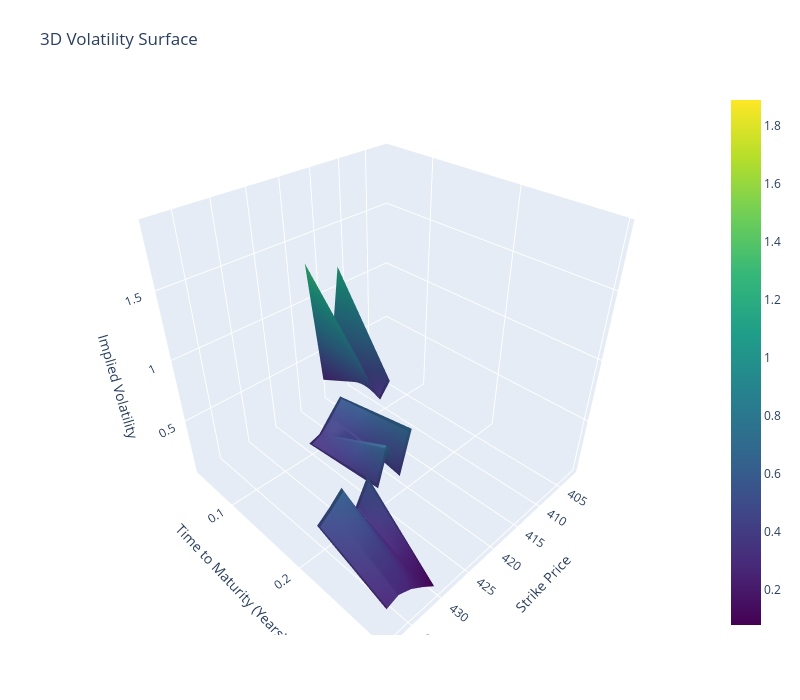

The cell this chart's notebook holds for it:
### Markdown cell above
**Reasoning**:
The previous step successfully interpolated the volatility surface with multiple maturities. Now, to fulfill the subtask requirement for a '3D volatility surface,' I will create an interactive 3D surface plot using Plotly, displaying the `interpolated_vol_surface` against `strike_grid` and `ttm_grid`.

### Code cell
import plotly.graph_objects as go

# 1. Create an interactive 3D volatility surface plot
fig = go.Figure(data=[go.Surface(
    z=interpolated_vols_for_plot,
    x=interpolated_strike_grid_for_plot,
    y=interpolated_ttm_grid_for_plot,
    colorscale='Viridis' # Choose a colorscale
)])

fig.update_layout(
    title='3D Volatility Surface',
    scene=dict(
        xaxis_title='Strike Price',
        yaxis_title='Time to Maturity (Years)',
        zaxis_title='Implied Volatility'
    ),
    autosize=False,
    width=800,
    height=700,
    margin=dict(l=65, r=50, b=65, t=90)
)

fig.show()
print("Interactive 3D Volatility Surface plot displayed.")

### Figure 1 — Plotly figure (JSON) as saved in the notebook; plotly's stock layout.template omitted (floating-point values rounded to 4 significant figures)
{"data": [{"colorscale": [[0, "#440154"], [0.1111, "#482878"], [0.2222, "#3e4989"], [0.3333, "#31688e"], [0.4444, "#26828e"], [0.5556, "#1f9e89"], [0.6667, "#35b779"], [0.7778, "#6ece58"], [0.8889, "#b5de2b"], [1, "#fde725"]], "type": "surface", "x": [[402, 406, 410, 412, 414, 416, 418, 420, 422, 424, 426, 428, 430, 432, 434, 436, 438, 440, 444, 446, 448], [402, 406, 410, 412, 414, 416, 418, 420, 422, 424, 426, 428, 430, 432, 434, 436, 438, 440, 444, 446, 448], [402, 406, 410, 412, 414, 416, 418, 420, 422, 424, 426, 428, 430, 432, 434, 436, 438, 440, 444, 446, 448], [402, 406, 410, 412, 414, 416, 418, 420, 422, 424, 426, 428, 430, 432, 434, 436, 438, 440, 444, 446, 448]], "y": [[0.04658, 0.04658, 0.04658, 0.04658, 0.04658, 0.04658, 0.04658, 0.04658, 0.04658, 0.04658, 0.04658, 0.04658, 0.04658, 0.04658, 0.04658, 0.04658, 0.04658, 0.04658, 0.04658, 0.04658, 0.04658], [0.1233, 0.1233, 0.1233, 0.1233, 0.1233, 0.1233, 0.1233, 0.1233, 0.1233, 0.1233, 0.1233, 0.1233, 0.1233, 0.1233, 0.1233, 0.1233, 0.1233, 0.1233, 0.1233, 0.1233, 0.1233], [0.2192, 0.2192, 0.2192, 0.2192, 0.2192, 0.2192, 0.2192, 0.2192, 0.2192, 0.2192, 0.2192, 0.2192, 0.2192, 0.2192, 0.2192, 0.2192, 0.2192, 0.2192, 0.2192, 0.2192, 0.2192], [0.2959, 0.2959, 0.2959, 0.2959, 0.2959, 0.2959, 0.2959, 0.2959, 0.2959, 0.2959, 0.2959, 0.2959, 0.2959, 0.2959, 0.2959, 0.2959, 0.2959, 0.2959, 0.2959, 0.2959, 0.2959]], "z": [[1.89, 1.512, 1.826, 1.189, 0.5014, 0.2652, 1.407, null, null, null, null, null, null, null, null, null, null, null, null, null, null], [null, null, null, 0.4085, 0.305, 0.5282, 0.7448, 0.7245, 0.5762, 0.4695, 0.3584, 0.3258, null, null, null, null, null, null, null, null, null], [null, null, null, null, null, null, null, null, 0.7002, 0.3557, 0.6971, 0.3673, 0.5883, 0.4018, 0.6392, 0.5469, 0.47, null, null, null, null], [null, null, null, null, null, null, null, null, null, null, null, null, 0.07922, 0.1703, 0.2513, 0.2981, 0.2629, 0.2649, 0.2257, 0.1136, 0.4787]]}], "layout": {"autosize": false, "height": 700, "margin": {"b": 65, "l": 65, "r": 50, "t": 90}, "scene": {"xaxis": {"title": {"text": "Strike Price"}}, "yaxis": {"title": {"text": "Time to Maturity (Years)"}}, "zaxis": {"title": {"text": "Implied Volatility"}}}, "title": {"text": "3D Volatility Surface"}, "width": 800}}
